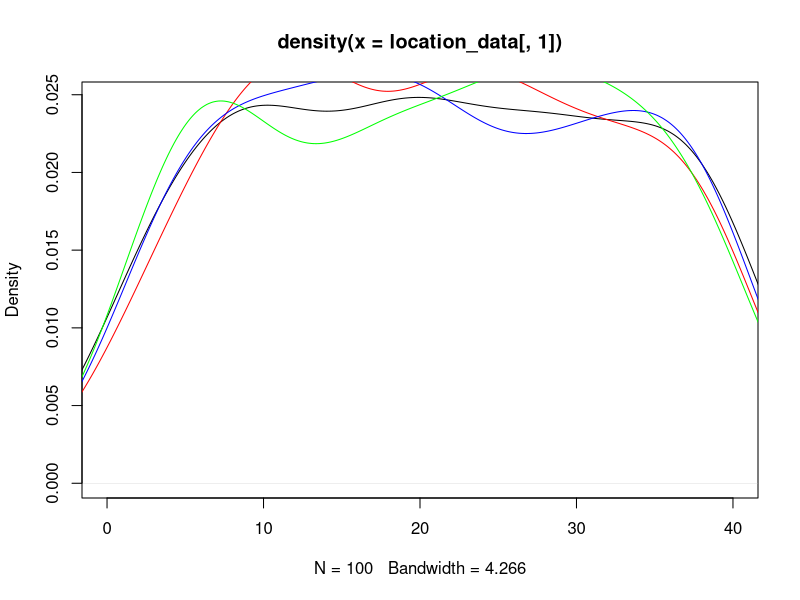
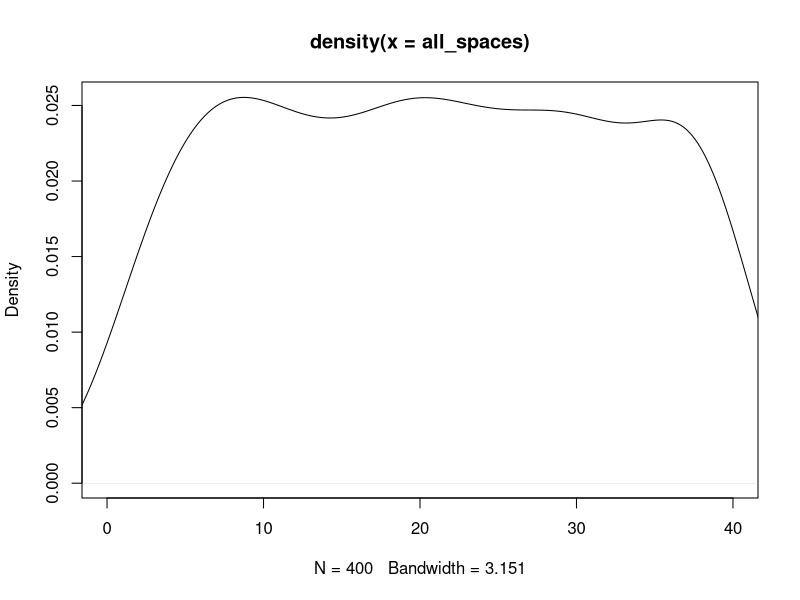
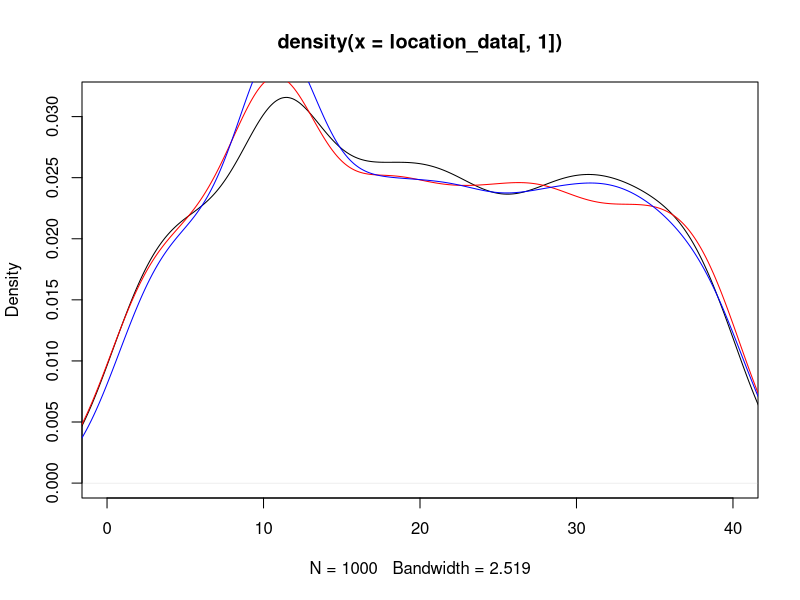
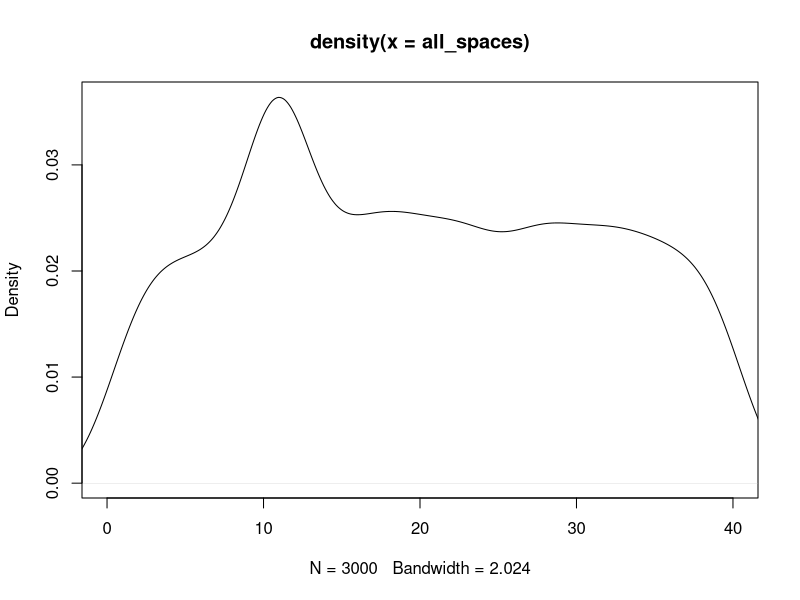

Write R code to recreate these figures, in order. (Note: this script raises an error after producing the figures.)
## ---- chunk 1
knitr::opts_chunk$set(echo = TRUE)
## ---- chunk 2
#libraries
library(dplyr)
library(ggplot2)
## ---- chunk 3
#Kayleigh
##LET'S GET MOVING

monopolyBoard <- read.csv("MonopolyBoard.csv", header = T)
monopolyBoard

# Using dice rolls to determine where a player will land on the board
#input: "location"; a number 1-40; where the player is on the board
#output: the amount of spaces the player will move until they are on their new location

#note that this is only accounting for standard dice rolls, no special rules yet...

lets_move = function(location) {
  dice_roll_1 <- sample(1:6, 1, replace = TRUE)
  dice_roll_2 <- sample(1:6, 1, replace = TRUE)
  
  roll_total <- sum(dice_roll_1, dice_roll_2)
  roll_double <- dice_roll_1 == dice_roll_2
  
    location = location + roll_total
    
  if (location <= 40) {
    location = location
  } else {
    location = location - 40
  }
  
  space = monopolyBoard$name[monopolyBoard$spaces == location]
  
  print("You're moving forward...")
  print(roll_total)
  
  print("You're on space...")
  print(location)
  
  #print(space) #This prints out the name of the space that they land on. 
}

#testers
lets_move(1)
lets_move(25)
lets_move(38)
lets_move(40)



#A function to move players around the board and to play Monopoly!
#input: "turns"; the amount of turns we should take
#output: a player's new location on the board

lets_play = function(turns) {
  location = 1
  print("Starting Location: GO!")
  for (i in 1:turns) {
    location = lets_move(location)
  }
  print("You've landed on...")
  return(location)
}



lets_play(10) #tester #in this example if you look at a reference monopoly board and "walk" your way around the board with each move being the number in each output, you'll land on the space on the board corresponding to the final output (when counting "GO" as 1 and/or 40) 

#testers 
#"lets_move" and "lets_play" have both been edited to print out phrases for each roll and move to make it easier to determine how the player is moving. 
#"You're moving forward..." gives the player's roll
#"You're on space..." is the players position after 1 turn/"lets_move"
  # Later try to switch this print statement to the name of the spot that the player is on 
#"You've landed on..." gives the final location after running "lets_play" for "x" turns.
  # Later try to switch this print statement to the name of the spot that the player is on 

lets_play(3)
lets_play(10)

## ---- chunk 4
##DOUBLE DOWN

##WORK IN PROGRESS

#A function using dice rolls to determine how many spaces a player will move with the additional rules for "doubles" in Monopoly
#input: "location"; a number 1-40 where the player is on the board
#outut: the number of spaces the player will move on the board, with the special case of rolling three "doubles" and landing in jail
double_down = function(location) {
  dice_roll_1 <- sample(1:6, 1, replace = TRUE)
  dice_roll_2 <- sample(1:6, 1, replace = TRUE)
  
  roll_total <- sum(dice_roll_1, dice_roll_2)
  roll_double <- dice_roll_1 == dice_roll_2
  
  print("roll was")
  print(roll_total)
    
  if (roll_double) {
    
    dice_roll_3 <- sample(1:6, 1, replace = TRUE)
    dice_roll_4 <- sample(1:6, 1, replace = TRUE)
    
    roll_total_2 <- sum(dice_roll_3, dice_roll_4)
    roll_double_2 <- dice_roll_3 == dice_roll_4
    
    print("roll double was")
    print(roll_total_2)

    
    if (roll_double_2) {
      dice_roll_5 <- sample(1:6, 1, replace = TRUE)
      dice_roll_6 <- sample(1:6, 1, replace = TRUE)
      
      roll_total_3 <- sum(dice_roll_5, dice_roll_6)
      roll_double_3 <- dice_roll_5 == dice_roll_6
      
      print("roll double was")
      print(roll_total_3)
      
      if (roll_double_3) {
        location = 11 #Jail
        print("doubles, doubles, doubles")
        print("You're going to JAIL!")
        
      } else {
        location = location + roll_total + roll_total_2 + roll_total_3
        print("doubles, doubles, not doubles")
        print("You're moving forward...")
        print(roll_total + roll_total_2 + roll_total_3)
      }
    } else {
      location = location + roll_total + roll_total_2
      print("doubles, not doubles")
      print("You're moving forward...")
      print(roll_total+roll_total_2)
    }
  } else {
    location = location + roll_total
    print("no doubles")
    print("You're moving forward...")
    print(roll_total)
  }

    
  if (location <= 40) {
    location = location
  } else {
    location = location - 40
  }

  
  print("You're on space...")
  print(location)
}

double_down(1)
#text out in the function is kinda funky right but it's just to make sure its working right
#In final version switch all dice rolls to sample(1:6,...)

## ---- chunk 5
##CHANCE AND COMMUNITY CHEST CARDS
Card_Numbers <- c(1, 2, 3, 4, 5, 6, 7, 8, 9, 10, 11, 12, 13, 14, 15, 16)

Chance_Cards <- c("Advance to Boardwalk", "Advance to Go (Collect $200)", "Advance to Illinois Avenue. If you pass Go, collect $200", "Advance to St. Charles Place. If you pass Go, collect $200", "Advance to the nearest Railroad. If unowned, you may buy it from the Bank. If owned, pay owner twice the rental to which they are otherwise entitled", "Advance to the nearest Railroad. If unowned, you may buy it from the Bank. If owned, pay owner twice the rental to which they are otherwise entitled", "Advance token to nearest Utility. If unowned, you may buy it from the Bank. If owned, throw dice and pay owner a total ten times amount thrown", "Bank pays you dividend of $50", "Get Out of Jail Free", "Go Back 3 Spaces", "Go to Jail. Go directly to Jail, do not pass Go, do not collect $200", "Make general repairs on all your property. For each house pay $25. For each hotel pay $100", "Speeding fine $15", "Take a trip to Reading Railroad. If you pass Go, collect $200", "You have been elected Chairman of the Board. Pay each player $50", "Your building loan matures. Collect $150")

Chance <- data.frame(Chance_Cards, Card_Numbers)
Chance
##Chance cards to move a player to a new space:
  #1 -> Advance to Boardwalk (space 40)
  #2 -> Advance to Go (space 1)
  #3 -> Advance to Illinois Avenue (space 25)
  #4 -> Advance to St. Charles Place (space 12)
  #5 -> Advance to nearest Railroad (space(s) 6, 16, 26, 36)
  #6 -> Advance to nearest Railraod (space(s) 6, 16, 26, 36)
  #7 -> Advance to nearest Utility (space(s) 13, 29)
  #11 -> Go to Jail (space 11)
  #14 -> Take a trip to Reading Railroad (space 6)

Community_Chest_Cards <- c("Advance to Go (Collect $200)", "Bank error in your favor. Collect $200", "Doctor’s fee. Pay $50", "From sale of stock you get $50", "Get Out of Jail Free", "Go to Jail. Go directly to jail, do not pass Go, do not collect $200", "Holiday fund matures. Receive $100", "Income tax refund. Collect $20", "It is your birthday. Collect $10 from every player", "Life insurance matures. Collect $100", "Pay hospital fees of $100", "Pay school fees of $50", "Receive $25 consultancy fee", "You are assessed for street repair. $40 per house. $115 per hotel", "You have won second prize in a beauty contest. Collect $10", "You inherit $100")

Community_Chest <- data.frame(Community_Chest_Cards, Card_Numbers)
Community_Chest

##Community Chest Cards that move a player to a new space:
  #1 -> Advance to GO (space 1)
  #5 -> Go to Jail (space 11)

## ---- chunk 6
# heidi

#the function "who_goes_first" simulates the initial roll before the game begins in order to determine which player goes first
# input is a number of how many players are going to be playing
# output is the value of each players roll and the player that will start the game based on who had the highest roll
who_goes_first <- function(num_players){
  initial_rolls <- c()
  for (i in 1:num_players) {
    player_i_roll <- sum(sample(1:6, 2, replace=TRUE))
    initial_rolls <- c(initial_rolls, player_i_roll) # vector of every player's roll
    print(paste("Player", i, "rolled", player_i_roll))
  }
  cat("\n")
  if(sum(initial_rolls == max(initial_rolls)) >= 2){
    while (sum(initial_rolls == max(initial_rolls)) >= 2) { # if players tied for highest number
      tied_players <- which(initial_rolls==max(initial_rolls)) # identify which players tied
      print("It's a tie! Roll again")
      cat("\n")
      tie_breaker_rolls <- c()
      for (i in tied_players) { # tied players roll again
       player_i_roll2 <- sum(sample(1:6, 2, replace=TRUE))
       tie_breaker_rolls <- c(tie_breaker_rolls, player_i_roll2)
       print(paste("Player", i, "rolled", player_i_roll2))
      }
      initial_rolls <- tie_breaker_rolls
      highest_roll <- max(tie_breaker_rolls)
      highest_player2 <- tied_players[which(tie_breaker_rolls == highest_roll)]
    }
    cat("\n")
    print(paste("Player", highest_player2, "goes first!"))
  }
  else {
    highest_player <- which.max(initial_rolls) # who rolled the highest number
    print(paste("Player", highest_player, "goes first!"))
  }
}

who_goes_first(4) # test function

## ---- chunk 7
# Olivia
# Website for data: https://stat-jet-asu.github.io/Datasets/InstructorDescriptions/monopoly.html

monopolyBoard <- read.csv("MonopolyBoard.csv", header = T)
head(monopolyBoard)

# Kayleigh's lets_play function from above incorporating players and density plots
# uses lets_move function from above
# input: turns, # of turns to iterate through; players, number of players (2-4)
# output: density plot with a line for each player's frequency of spaces landed on 
# & density plot for the combined frequency of spaces landed on for all players

lets_play = function(turns, players) {
  location_data <- as.data.frame(matrix(nrow = turns, ncol = players))
  
for (j in 1:players) {
  location = 1
  
  for (i in 1:turns) {
    
    location = lets_move(location)
    location_data[i,j] <- location
    }
  }
  
  # creates density plot of frequency of landing on each space for each player
  plot(density(location_data[,1]), xlim = c(0,40), col = "black")
  
  colors <- c("red", "blue", "green")
  
  for (k in 2:players) {
  lines(density(location_data[,k]), col = colors[k-1]) # adds a density line for each player after the first
  }
  
  # creates density plot for total frequency landing on each space (all players spaces included)
  all_spaces <- as.vector(as.matrix(location_data))
  plot(density(all_spaces), xlim = c(0,40), col = "black")
  
}
lets_play(100, 4)

## ---- chunk 8
# 3 -- including jail and double rolls

lets_move2 = function(location) {
  dice_roll_1 <- sample(1:6, 1, replace = TRUE)
  dice_roll_2 <- sample(1:6, 1, replace = TRUE)
  
  roll_total <- sum(dice_roll_1, dice_roll_2)
  roll_double <- dice_roll_1 == dice_roll_2
  
    location = location + roll_total # updates location to be previous location + roll total
    double3 = "false" # double3 is assigned "true" if the player double rolls 3x (as seen in if statement below), otherwise it is assigned "false" 
    
  # first double roll -> roll again
  if (roll_double == TRUE) {
    dice_roll_3 <- sample(1:6, 1, replace = TRUE)
    dice_roll_4 <- sample(1:6, 1, replace = TRUE)
    
    roll_total2 <- sum(dice_roll_3, dice_roll_4)
    roll_double2 <- dice_roll_3 == dice_roll_4
    
    location = location + roll_total2
    double3 = "false"
    
    # if player is at a location past 40, subtract 40 so they go back to the GO space at location "41"
    # this is included in each if statement below so that it applies if player has to roll again
    if (location <= 40) {
      location = location
    } else {
      location = location - 40
    }
     
      # second double roll -> roll again
      if (roll_double2 == TRUE) {
        dice_roll_5 <- sample(1:6, 1, replace = TRUE)
        dice_roll_6 <- sample(1:6, 1, replace = TRUE)
    
        roll_total3 <- sum(dice_roll_5, dice_roll_6)
        roll_double3 <- dice_roll_5 == dice_roll_6
    
        location = location + roll_total3
        double3 = "false"
        
        if (location <= 40) {
          location = location
        } else {
          location = location - 40
        }
        
        # third double roll -> go to jail
          if (roll_double3 == TRUE) {
            location = monopolyBoard$spaces[monopolyBoard$name == "Jail"]
            double3 = "true"
          }
      }
  }  
    
  if (location <= 40) {
    location = location
  } else {
    location = location - 40
  }
  
  listdata <- (list(location, double3)) # creates list for outputs "location" and "double3"
  # if you need to access location from this function, use lets_move2(location)[[1]]
  # if you need to access double3, use lets_move2(double3)[[2]]
  return(listdata)
  
}




lets_play2 = function(turns, players) {
  
  location_data <- as.data.frame(matrix(nrow = turns, ncol = players)) # dataframe will keep data for locations of players for each turn
  double3data <- as.data.frame(matrix(nrow = turns, ncol = players)) # dataframe will say "true" if player double rolled 3x (which lands them in jail) and "false" if they didn't double roll 3x
  
  for (j in 1:players) { # rotates through each player
    location = 1 # each player starts at location 1
    double3 = 0 # initializing "double3" which will be later assigned a "true" or "false" based on if player double rolled 3x
  
    for (i in 1:turns) { # iterates through number of turns
      
        location = lets_move2(location)[[1]] # takes location from lets_move2 function and assigns it to location
        location_data[i,j] <- as.integer(location) # puts location value into the dataframe of locations for each player
        double3data[i,j] <- lets_move2(double3)[[2]] # takes "true" or "false" value from double3 and adds it to double3data dataframe
        
      # deals with landing in jail from "go to jail" space and staying there for next 3 turns
      if (31 %in% location_data[i-1,j]) { # if you landed on 31 in the last turn (i-1 turn), you go to jail (space 11) for the ith turn
        location <- 11
        location_data[i,j] <- as.integer(location) # new location is 11
      } else if (11 %in% location_data[i-1,j] & 31 %in% location_data[i-2,j]) { # if you were on space 11 last turn AND you were on space 31 2 turns ago, you stay in jail (space 11) for turn i
        location <- 11
        location_data[i,j] <- as.integer(location)
      } else if (11 %in% location_data[i-2,j] & 31 %in% location_data[i-3,j]) {
        location <- 11
        location_data[i,j] <- as.integer(location)
      }
        
      # landing in jail from 3x double roll and staying there for next 3 turns
      if (11 %in% location_data[i,j] & "true" %in% double3data[i-1,j]) { # if player's location is 11 (jail) and double3data is"true" (player double rolled 3x), player stays in jail. all 3 if/else if statements keep player in jail for the next 3 turns
        location <- 11
        location_data[i,j] <- as.integer(location)
      } else if (11 %in% location_data[i-1,j] & "true" %in% double3data[i-2,j]) { # 
        location <- 11
        location_data[i,j] <- as.integer(location)
      } else if (11 %in% location_data[i-2,j] & "true" %in% double3data[i-3,j]) {
        location <- 11
        location_data[i,j] <- as.integer(location)
      }
        
    }
  }
  #print(location_data)
  
  # creates density plot of frequency of landing on each space for each player
  plot(density(location_data[,1]), xlim = c(0,40), col = "black")
  
  colors <- c("red", "blue", "green")
  
  for (k in 2:players) {
    lines(density(location_data[,k]), col = colors[k-1]) # adds a density line for each player after the first
  }
  
  # creates density plot for total frequency landing on each space (all players spaces included)
  all_spaces <- as.vector(as.matrix(location_data))
  plot(density(all_spaces), xlim = c(0,40), col = "black")
  
}
 
lets_play2(1000, 3)

# how should we go about recording spaces landed on when double rolls occur?

Chance
Community_Chest
## ---- chunk 9
#4 - Kayleigh and Maddie 
#Chance - spaces 8, 23, 37
#Community Chest - spaces 3, 18, 34
Chance

Drawing_Chance = function(location) {
  location = 8 || 23 || 27
  draw_card <- sample(1:16, 1, replace = TRUE)
  print(draw_card)
  player_card <- Chance$Chance_Cards[draw_card]
  player_card
}

Drawing_Chance(8)
Drawing_Chance(23)
Drawing_Chance(37)

Drawing_Community_Chest = function(location) {
  location = 3 || 18 || 34
  draw_card_chest <- sample(1:16, 1, replace = TRUE)
  print(draw_card_chest)
  player_card_chest <- Community_Chest$Community_Chest_Cards[draw_card_chest]
  player_card_chest
}

Drawing_Community_Chest(3)
Drawing_Community_Chest(18)
Drawing_Community_Chest(34)

lets_move3 = function(location) {
  dice_roll_1 <- sample(1:6, 1, replace = TRUE)
  dice_roll_2 <- sample(1:6, 1, replace = TRUE)
  
  roll_total <- sum(dice_roll_1, dice_roll_2)
  roll_double <- dice_roll_1 == dice_roll_2
  
    location = location + roll_total
    double3 = "false"
    
  # first double roll -> roll again
  if (roll_double == TRUE) {
    dice_roll_3 <- sample(1:6, 1, replace = TRUE)
    dice_roll_4 <- sample(1:6, 1, replace = TRUE)
    
    roll_total2 <- sum(dice_roll_3, dice_roll_4)
    roll_double2 <- dice_roll_3 == dice_roll_4
    
    location = location + roll_total2
    double3 = "false"
    
    if (location <= 40) {
      location = location
    } else {
      location = location - 40
    }
     
      # second double roll -> roll again
      if (roll_double2 == TRUE) {
        dice_roll_5 <- sample(1:6, 1, replace = TRUE)
        dice_roll_6 <- sample(1:6, 1, replace = TRUE)
    
        roll_total3 <- sum(dice_roll_5, dice_roll_6)
        roll_double3 <- dice_roll_5 == dice_roll_6
    
        location = location + roll_total3
        double3 = "false"
        
        if (location <= 40) {
          location = location
        } else {
          location = location - 40
        }
        
        # third double roll -> go to jail
          if (roll_double3 == TRUE) {
            location = monopolyBoard$spaces[monopolyBoard$name == "Jail"]
            double3 = "true"
          }
      }
  }  
    
  if (location <= 40) {
    location = location
  } else {
    location = location - 40
  }
  
  listdata <- (list(location, double3))
  return(listdata)
  
}


lets_play3 = function(turns, players) {
  
  location_data <- as.data.frame(matrix(nrow = turns, ncol = players))
  double3data <- as.data.frame(matrix(nrow = turns, ncol = players))
  
  for (j in 1:players) {
    location = 1
    double3 = 0
  
    for (i in 1:turns) {
      
        location = lets_move2(location)[[1]]
        location_data[i,j] <- as.integer(location)
        double3data[i,j] <- lets_move2(double3)[[2]]
        
      # deals with landing in jail from "go to jail" space and staying there for next 3 turns
      if (31 %in% location_data[i-1,j]) { # if you land on 31 (go to jail), next location is in jail (space 11)
        location <- 11
        location_data[i,j] <- as.integer(location)
      } else if (11 %in% location_data[i-1,j] & 31 %in% location_data[i-2,j]) {
        location <- 11
        location_data[i,j] <- as.integer(location)
      } else if (11 %in% location_data[i-2,j] & 31 %in% location_data[i-3,j]) {
        location <- 11
        location_data[i,j] <- as.integer(location)
      }
        
      # landing in jail from 3x double roll and staying there for next 3 turns
      if (11 %in% location_data[i,j] & "true" %in% double3data[i-1,j]) { # "true" means player double rolled 3x -> jail
        location <- 11
        location_data[i,j] <- as.integer(location)
      } else if (11 %in% location_data[i-1,j] & "true" %in% double3data[i-2,j]) { # 
        location <- 11
        location_data[i,j] <- as.integer(location)
      } else if (11 %in% location_data[i-2,j] & "true" %in% double3data[i-3,j]) {
        location <- 11
        location_data[i,j] <- as.integer(location)
      }
        
    }
  }
  #print(location_data)
  
  # creates density plot of frequency of landing on each space for each player
  plot(density(location_data[,1]), xlim = c(0,40), col = "black")
  
  colors <- c("red", "blue", "green")
  
  for (k in 2:players) {
    lines(density(location_data[,k]), col = colors[k-1]) # adds a density line for each player after the first
  }
  
  # creates density plot for total frequency landing on each space (all players spaces included)
  all_spaces <- as.vector(as.matrix(location_data))
  plot(density(all_spaces), xlim = c(0,40), col = "black")
  
}
## ---- chunk 10

monopolyBoard1 <- read.csv("MonopolyBoard.csv", header = T)
head(monopolyBoard1)

kaciesboard <- monopolyBoard1 %>% select(., "name", "type", "color", "spaces")
kaciestibble <- as_tibble(kaciesboard)
kaciestibble

freq <- kaciestibble %>% ggplot(., mapping=aes(x="names" )) +geom_freqpoly()

freq
 
## ---- chunk 11
#hello
dice_roll <- sum(sample(1:6, 2, replace = TRUE))
dice_roll
